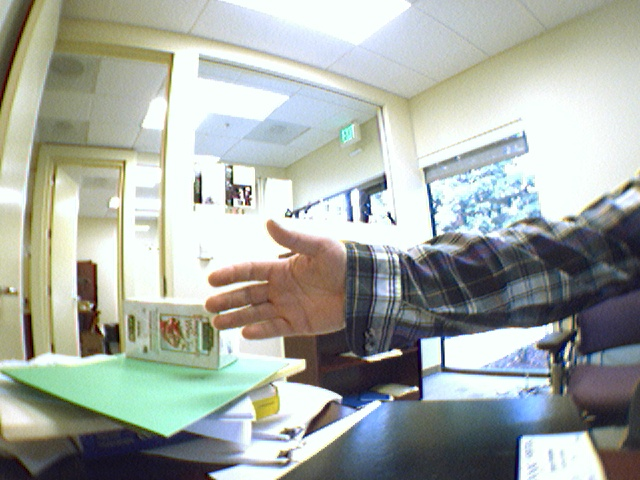
//> input picture data/OpticalFlow0.jpg, 640 x 480 px
$ ./Contours1 ../../data/OpticalFlow0.jpg   (built with g++ and OpenCV 4)
//> lines starting //> are read from the running program, lines starting //| are printed output that depends on the picture; after the words box and inside, x2 and y2 are one past the last pixel; in counts of white or black regions, pixels touching at a corner belong together
//> further down, g_image is the input picture: 480 rows x 640 cols, CV_8UC3; mean B, G, R 164.4, 171.2, 165.4
//
//  Contours.cpp
//  LearningOpenCV
//
//  Created by YourtionGuo on 7/28/16.
//  Copyright © 2016 Yourtion. All rights reserved.
//

#include <iostream>
#include <highgui.h>
#include <cv.h>

IplImage* g_image = NULL;
IplImage* g_gray = NULL;
int g_thresh = 100;
CvMemStorage* g_storage = NULL;

void on_trackbar(int) {
    if ( g_storage == NULL ) {
        g_gray = cvCreateImage( cvGetSize(g_image), 8, 1);
        g_storage = cvCreateMemStorage( 0 );
    } else {
        cvClearMemStorage( g_storage );
    }
    CvSeq* contours = 0;
    cvCvtColor( g_image, g_gray, CV_BGR2GRAY );
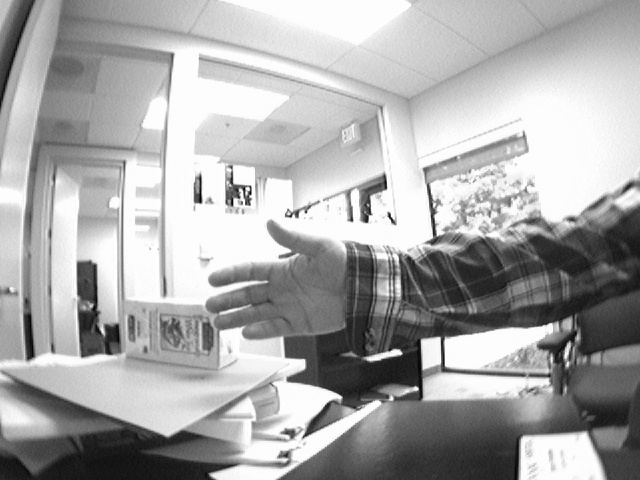
//> g_gray: 480 rows x 640 cols, CV_8UC1; min 0, max 255, mean 168.7
    cvThreshold( g_gray, g_gray, g_thresh, 255, CV_THRESH_BINARY );
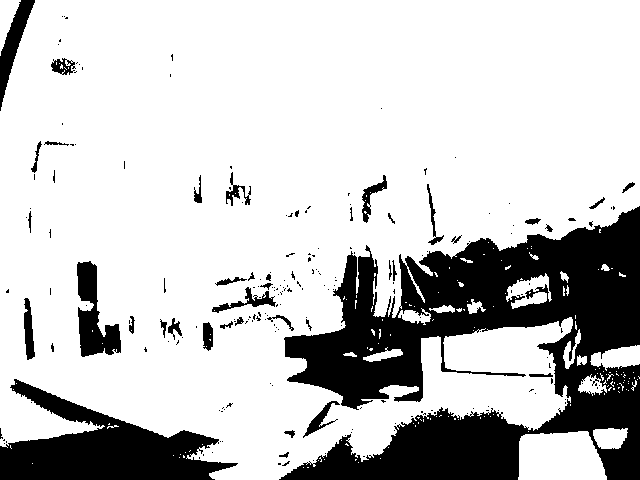
//> g_gray: 480 rows x 640 cols, CV_8UC1; 77.6% white; 211 black regions (171 under 20 px)
    cvFindContours( g_gray, g_storage, &contours );
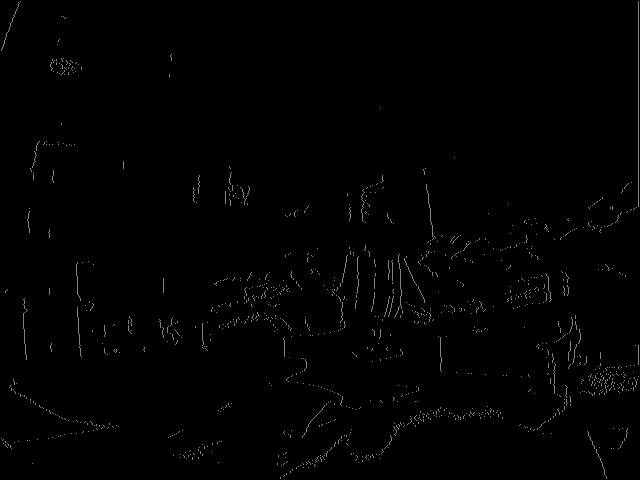
//> g_gray: 480 rows x 640 cols, CV_8UC1; min 0, max 130, mean 2.3
//> contours = 446 contours, 384 with area under 20; largest, box (x1, y1, x2, y2) and area: (1, 1, 639, 479) 233022, (518, 431, 607, 479) 3531, (76, 260, 122, 358) 2331, (590, 345, 639, 371) 746, (506, 273, 552, 309) 732
    cvSetZero( g_gray );
//> g_gray: 480 rows x 640 cols, CV_8UC1; every value is 0
    if ( contours ) {
        cvDrawContours( g_gray, contours, cvScalarAll(255), cvScalarAll(255), 100);
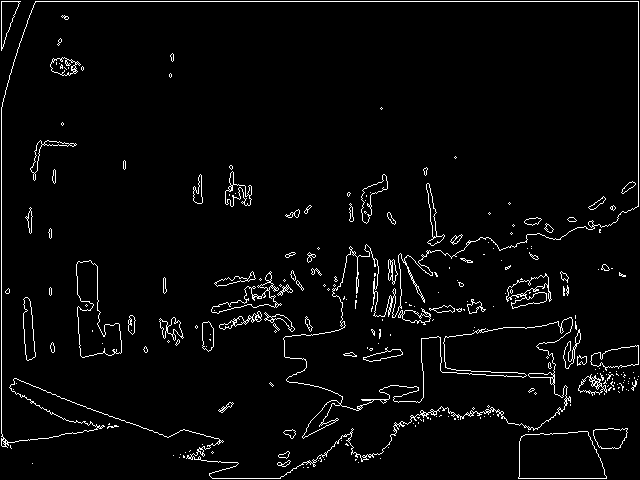
//> g_gray: 480 rows x 640 cols, CV_8UC1; 3.4% white in thin lines or dots
        cvShowImage( "Contours", g_gray );
    }
}

int main(int argc, const char * argv[]) {

    if (argc == 2 && ((g_image = cvLoadImage(argv[1], 1)) != 0)) {
        cvNamedWindow( "Contours" );
        cvCreateTrackbar( "Threshold", "Contours", &g_thresh, 100,on_trackbar );
        on_trackbar(0);

        cvWaitKey();

        cvReleaseImage( &g_image );
        cvReleaseImage( &g_gray );
        cvReleaseMemStorage( &g_storage );
        cvDestroyWindow( "Contours" );

    }

    return 0;
}

$ run again, on data/faceScene.jpg
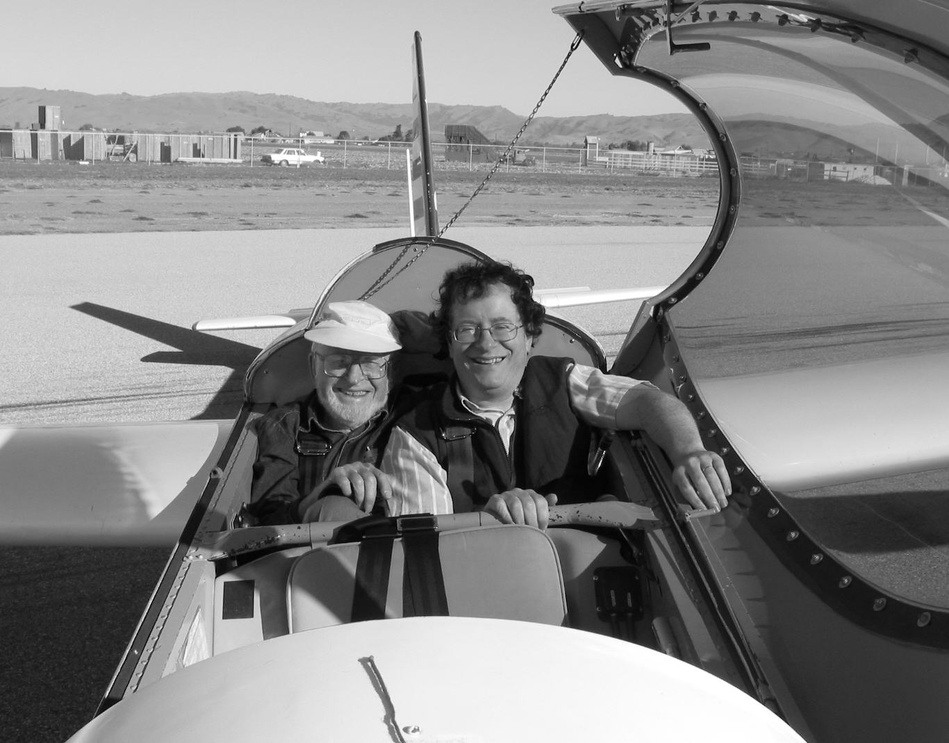
//> input picture data/faceScene.jpg, 949 x 743 px, shrunk from 1366 x 1070 before the run
//> g_image is the input picture: 743 rows x 949 cols, CV_8UC3; min 0, max 255, mean 135.5
//> in on_trackbar, `cvThreshold( g_gray, g_gray, g_thresh, 255, CV_THRESH_BINARY );`:
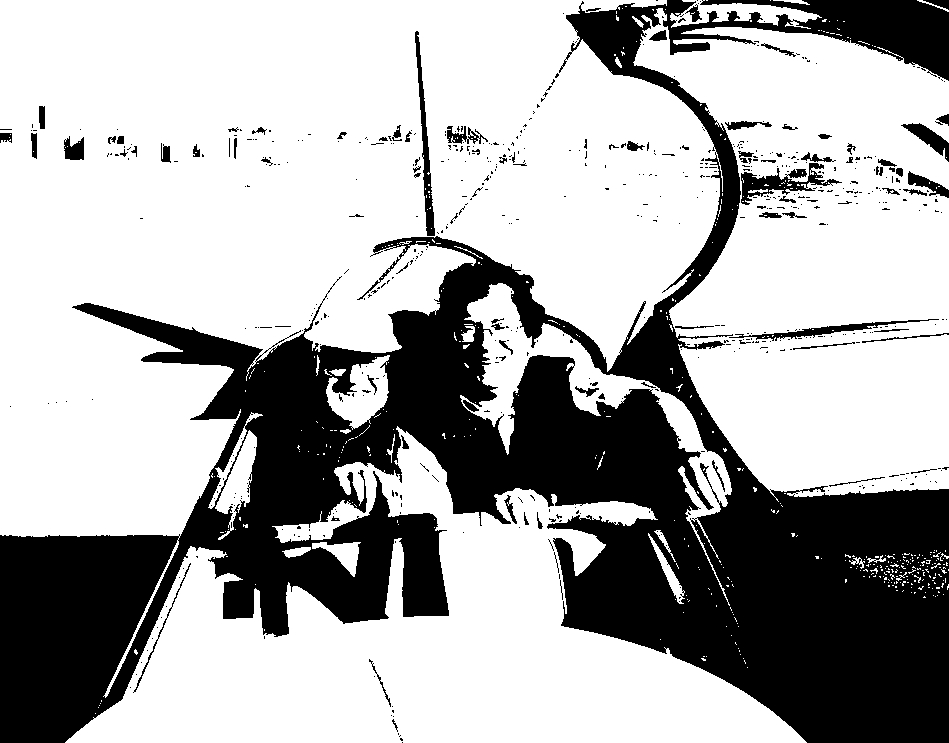
//> g_gray: 743 rows x 949 cols, CV_8UC1; 67.9% white; 597 black regions (511 under 20 px)
//> contours = 1298 contours, 1148 with area under 20; largest, box (x1, y1, x2, y2) and area: (1, 1, 723, 698) 254640, (633, 8, 948, 502) 105282, (66, 426, 806, 742) 98584, (460, 283, 732, 606) 12214, (326, 355, 390, 430) 2474
//> in on_trackbar, `cvDrawContours( g_gray, contours, cvScalarAll(255), cvScalarAll(255), ..`:
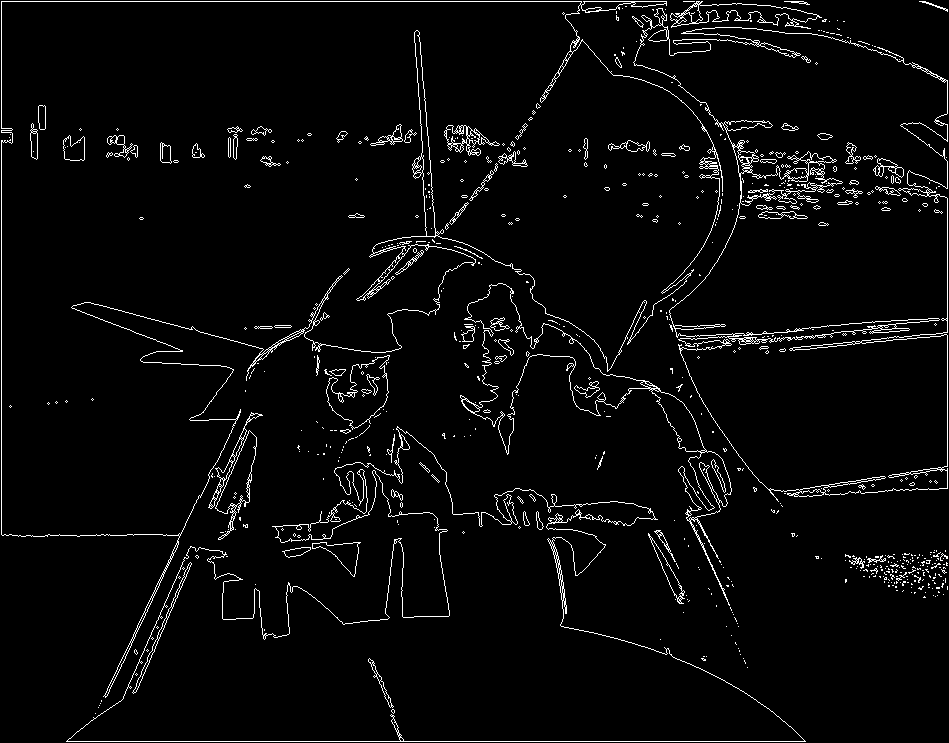
//> g_gray: 743 rows x 949 cols, CV_8UC1; 3.6% white in thin lines or dots
